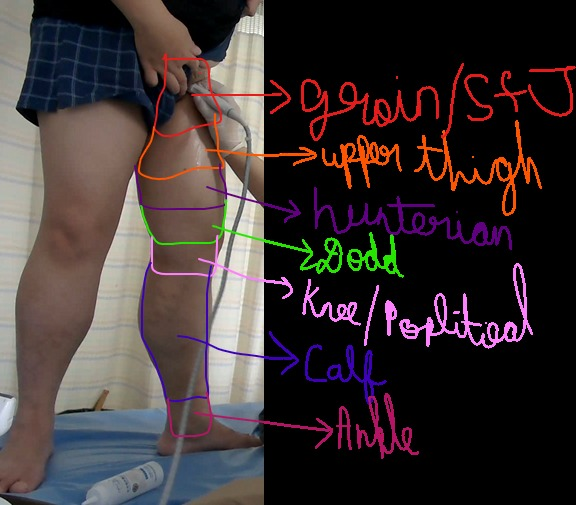
#> input picture Vein_Naming_System_Handover/Code/backend/reference_images/leg_level_landmarks.jpg, 576 x 505 px; its folder holds only this picture in this run
$ python -i knee_cv.py   (imports and definitions only)
#> lines starting #> are read from the running program, lines starting #| are printed output that depends on the picture; after the words box and inside, x2 and y2 are one past the last pixel; in counts of white or black regions, pixels touching at a corner belong together
"""
Classical CV (no ML/DL) knee-height detector -- ported from the validated scratchpad
prototype (knee_width_profile.py) after real-footage testing confirmed it correctly
locates the kneecap on 3 of 4 test frames (and honestly returns None on the 4th rather
than guessing wrong), a meaningful improvement over every VLM-based attempt at this
same judgment (all of which converged on the same wrong "calf" answer for a
user-confirmed-dodd frame, t=29s in the test clip).

Idea: the knee is anatomically the narrowest point of the leg's silhouette between the
thigh bulge (above) and the calf bulge (below) -- NOT the single narrowest point of the
whole visible leg (that's the ankle, confirmed as the first version's bug: it kept
locking onto the ankle since ankles are narrower than knees). Fixed version requires a
genuine valley -- a dip in width that is followed by a RISE again (the calf bulge)
before the leg ends; the ankle taper never rises again afterward (the leg just ends at
the foot), so this correctly excludes it.

Used as a zero-token landmark: draw the detected knee height as a line directly on the
frame and hand that to the VLM, turning "where is the knee" (a judgment the VLM
consistently got wrong on this patient's footage) into "is this point above or below
the drawn line" (a trivial perception task) -- see stage3_webcam_location.py.
"""
import cv2
import numpy as np


def skin_mask(frame_bgr: np.ndarray) -> np.ndarray:
    ycrcb = cv2.cvtColor(frame_bgr, cv2.COLOR_BGR2YCrCb)
    lower = np.array([0, 133, 77], dtype=np.uint8)
    upper = np.array([255, 173, 127], dtype=np.uint8)
    mask = cv2.inRange(ycrcb, lower, upper)
    mask = cv2.morphologyEx(mask, cv2.MORPH_OPEN, np.ones((5, 5), np.uint8))
    mask = cv2.morphologyEx(mask, cv2.MORPH_CLOSE, np.ones((9, 9), np.uint8))
    return mask


def leg_bbox(mask: np.ndarray, max_width_frac: float = 0.6):
    """Largest connected skin blob in the lower 3/4 of the frame -- assumed to be the
    scanned leg (faces/hands are usually smaller blobs or in the upper portion).

    max_width_frac: reject a candidate wider than this fraction of the frame -- a real
    single leg's silhouette should never span most of the frame width. Confirmed on
    real footage (not assumed): the doctor's bare arm/hand touching the patient's leg
    sometimes merges into one connected skin blob (their skin tones blend at the
    contact point), producing a nonsense combined shape -- one real case had a "leg"
    bbox spanning the ENTIRE 1920px frame width. Feeding the width-profile math a
    merged leg+arm blob produces a garbage knee line with no warning, which is worse
    than admitting failure -- so this rejects degenerate blobs outright and returns
    None (the caller falls back to the original VLM-only reasoning) rather than ship a
    confidently-wrong line."""
    h, w = mask.shape
    region = mask.copy()
    region[: h // 4, :] = 0
    n, labels, stats, centroids = cv2.connectedComponentsWithStats(region, connectivity=8)
    if n <= 1:
        return None
    areas = stats[1:, cv2.CC_STAT_AREA]
    # try candidates largest-to-smallest, skip any that fail the width sanity check
    order = np.argsort(areas)[::-1]
    for rank in order:
        idx = int(rank) + 1
        x, y, bw, bh, area = stats[idx]
        if bw <= w * max_width_frac:
            return int(x), int(y), int(bw), int(bh)
    return None


def _width_profile(mask: np.ndarray, x0: int, x1: int) -> np.ndarray:
    profile = []
    for row in mask[:, x0:x1]:
        cols = np.where(row > 0)[0]
        if len(cols) == 0:
            profile.append(0)
            continue
        splits = np.where(np.diff(cols) > 1)[0]
        runs = np.split(cols, splits + 1)
        profile.append(max(len(r) for r in runs))
    return np.array(profile)


def find_knee_y(frame_bgr: np.ndarray, y_search_start_frac: float = 0.15,
                 y_search_end_frac: float = 0.85, rise_frac: float = 0.12,
                 min_gap: int = 15):
    """Returns (knee_y_pixel_row, leg_bbox) or (None, leg_bbox) if no confident valley
    was found -- callers MUST treat None as "CV couldn't determine this, fall back",
    never as "no knee" or default to a guessed row."""
    return find_knee_y_from_mask(skin_mask(frame_bgr), y_search_start_frac, y_search_end_frac,
                                 rise_frac, min_gap)


def find_knee_y_from_mask(mask: np.ndarray, y_search_start_frac: float = 0.15,
                          y_search_end_frac: float = 0.85, rise_frac: float = 0.12,
                          min_gap: int = 15):
    """Same detector as find_knee_y, on an already-computed skin mask (so a temporally
    aggregated mask can be fed in -- see stable_knee_series)."""
    bbox = leg_bbox(mask)
    if bbox is None:
        return None, None
    x, y, bw, bh = bbox
    profile = _width_profile(mask, x, x + bw)
    y0, y1 = y + int(bh * y_search_start_frac), y + int(bh * y_search_end_frac)
    if y1 - y0 < 5:
        return None, bbox
    kernel = np.ones(9) / 9
    smoothed = np.convolve(profile, kernel, mode="same")
    search = smoothed[y0:y1]
    if len(search) == 0 or search.max() == 0:
        return None, bbox
    max_w = search.max()

    candidates = []
    for i in range(min_gap, len(search) - min_gap):
        window = search[i - min_gap: i + min_gap]
        if search[i] != window.min():
            continue
        after = search[i:]
        if len(after) == 0:
            continue
        rise = after.max() - search[i]
        if rise >= rise_frac * max_w:
            candidates.append((i, rise))

    if not candidates:
        return None, bbox
    best_i = min(candidates, key=lambda c: c[0])[0]
    return best_i + y0, bbox


# [38 lines left out: function foot_crop, not called in this run]


KNEE_LINE_COLOR_BGR = (0, 0, 255)  # red -- referenced by name in the VLM prompt


# [52 lines left out: functions draw_knee_line, occlusion_score, not called in this run]

OCCLUSION_SCORE_THRESHOLD = 0.15  # midpoint between the clean-frame ceiling (0.0 on
# every tested clean frame) and the confirmed-occlusion floor (0.301-0.362 on the 3
# frames this signal catches) -- wide margin either side, not a fragile cutoff.

# [75 lines left out: functions smooth_knee_series, stable_knee_series, not called in this run]

>>> import cv2
>>> picture = cv2.imread('reference_images/leg_level_landmarks.jpg')
#> picture is the input picture: shape (505, 576, 3); mean B, G, R 51.4, 50.8, 60.9
>>> result = find_knee_y(picture)
#> in skin_mask, `ycrcb = cv2.cvtColor(frame_bgr, cv2.COLOR_BGR2YCrCb)`: ycrcb: shape (505, 576, 3); mean of channels 0, 1, 2 53.9, 133, 126.6
#> in skin_mask, `mask = cv2.inRange(ycrcb, lower, upper)`:
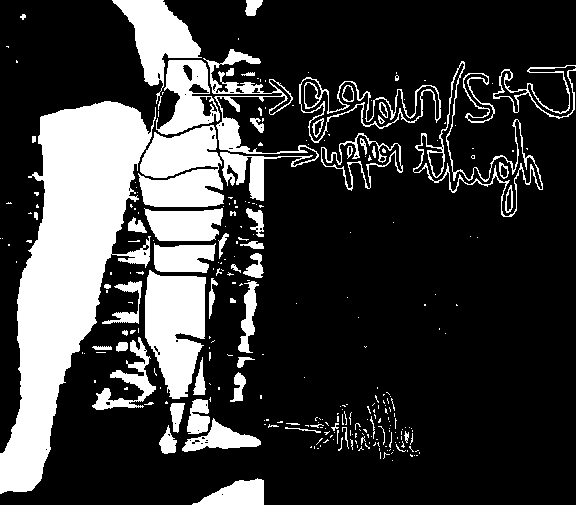
#> mask: shape (505, 576); 22.9% white; 287 white regions (223 under 20 px), largest, box (x1, y1, x2, y2) and area: (0, 101, 156, 494) 27290, (145, 270, 206, 399) 5672, (138, 125, 224, 207) 5369
#> in skin_mask, `mask = cv2.morphologyEx(mask, cv2.MORPH_OPEN, np.ones((5, 5), np.uint8))`:
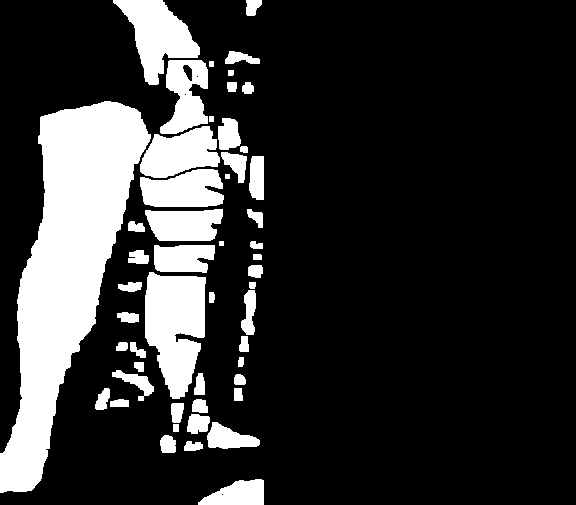
#> mask: shape (505, 576); 19.4% white; 51 white regions, largest, box (x1, y1, x2, y2) and area: (0, 101, 151, 493) 26676, (145, 272, 206, 399) 5605, (113, 0, 200, 85) 3635
#> in skin_mask, `mask = cv2.morphologyEx(mask, cv2.MORPH_CLOSE, np.ones((9, 9), np.uint..`:
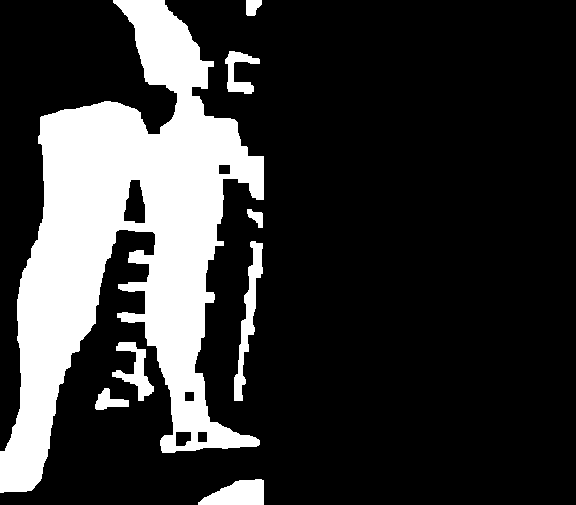
#> mask: shape (505, 576); 20.9% white; 8 white regions, largest, box (x1, y1, x2, y2) and area: (0, 0, 264, 493) 55728, (234, 241, 263, 401) 1486, (198, 479, 264, 505) 1217
#> in leg_bbox, `h, w = mask.shape`: h = 505; w = 576
#> in leg_bbox, `region[: h // 4, :] = 0`:
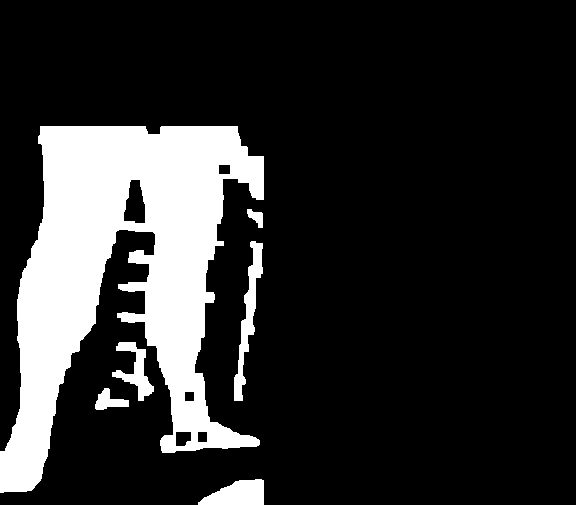
#> region: shape (505, 576); 17.8% white; 6 white regions, box (x1, y1, x2, y2) and area: (0, 126, 264, 493) 47451, (234, 241, 263, 401) 1486, (198, 479, 264, 505) 1217, (112, 342, 154, 401) 935, (95, 388, 129, 410) 394, (247, 209, 263, 228) 174
#> in leg_bbox, `n, labels, stats, centroids = cv2.connectedComponentsWithStats(region,..`:
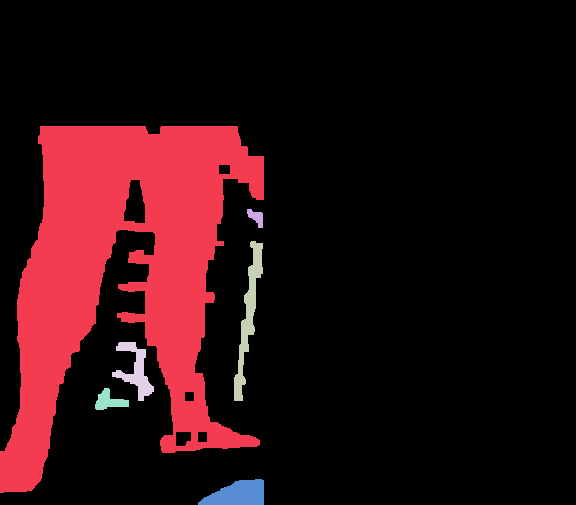
#> labels: shape (505, 576) int32; 7 distinct labels, from 0 to 6; one colour per label, 0 black
#> in leg_bbox, `n, labels, stats, centroids = cv2.connectedComponentsWithStats(region,..`: n = 7; stats = [[0, 0, 576, 505, 239223], [0, 126, 264, 367, 47451], [247, 209, 16, 19, 174], [234, 241, 29, 160, 1486], [112, 342, 42, 59, 935], [95, 388, 34, 22, 394], [198, 479, 66, 26, 1217]]; centroids = [[321.6, 246.4], [122.6, 268.5], [255.8, 216.9], [248, 316.1], [135.2, 370.1], [108.9, 400.8], [237.6, 493.9]]
#> in leg_bbox, `areas = stats[1:, cv2.CC_STAT_AREA]`: areas = [47451, 174, 1486, 935, 394, 1217]
#> in leg_bbox, `order = np.argsort(areas)[::-1]`: order = [0, 2, 5, 3, 4, 1]
#> the loop in leg_bbox, `for rank in order:` made 1 pass
#> (idx, x, y, bw, bh, area) on pass 1: (1, 0, 126, 264, 367, 47451)
#> in find_knee_y_from_mask, `bbox = leg_bbox(mask)`: bbox = (0, 126, 264, 367)
#> in find_knee_y_from_mask, `x, y, bw, bh = bbox`: x = 0; y = 126; bw = 264; bh = 367
#> the loop in _width_profile, `for row in mask[:, x0:x1]:` made 505 passes
#> splits on passes 1 to 3: [51], [51], [51]
#> after the loop in _width_profile, `for row in mask[:, x0:x1]:`: profile = 505 values, max 221 at index 156, min 15 at index 93, mean 77.11
#> in find_knee_y_from_mask, `y0, y1 = y + int(bh * y_search_start_frac), y + int(bh * y_search_end_..`: y0 = 181; y1 = 437
#> in find_knee_y_from_mask, `smoothed = np.convolve(profile, kernel, mode="same")`: smoothed = 505 values, max 221 at index 160, min 20.11 at index 96, mean 76.85
#> in find_knee_y_from_mask, `search = smoothed[y0:y1]`: search = 256 values, max 159.2 at index 44, min 36.33 at index 220, mean 70.65
#> in find_knee_y_from_mask, `max_w = search.max()`: max_w = 159.2
#> the loop in find_knee_y_from_mask, `for i in range(min_gap, len(search) - min_gap):` made 226 passes
#> rise on passes 19 to 21: 78, 78, 78
#> after the loop in find_knee_y_from_mask, `for i in range(min_gap, len(search) - min_gap):`: candidates = [(33, 78), (34, 78), (35, 78)]
#> in find_knee_y_from_mask, `best_i = min(candidates, key=lambda c: c[0])[0]`: best_i = 33
#> result = (214, (0, 126, 264, 367))

$ run again, on Vein_Naming_System_Handover/Code/backend/reference_images/reflux_dodd_confirmed.jpg
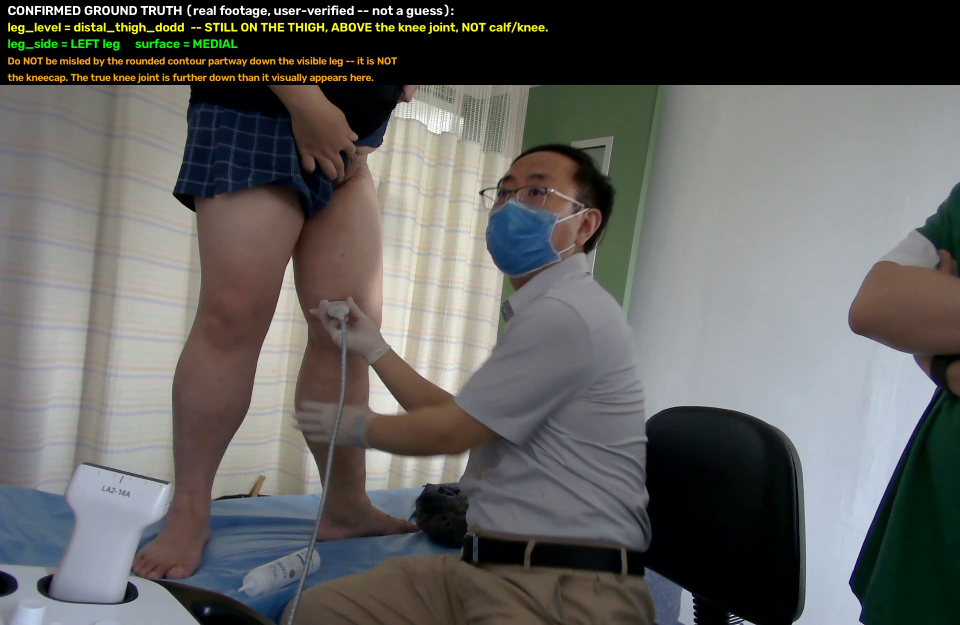
#> input picture Vein_Naming_System_Handover/Code/backend/reference_images/reflux_dodd_confirmed.jpg, 1920 x 1250 px (shown at 1/2 size)
#> picture is the input picture: shape (1250, 1920, 3); mean B, G, R 96.3, 98.5, 98.9
#> ycrcb: shape (1250, 1920, 3); mean of channels 0, 1, 2 98.3, 128.4, 126.8
#> in skin_mask, `mask = cv2.morphologyEx(mask, cv2.MORPH_CLOSE, np.ones((9, 9), np.uint..`:
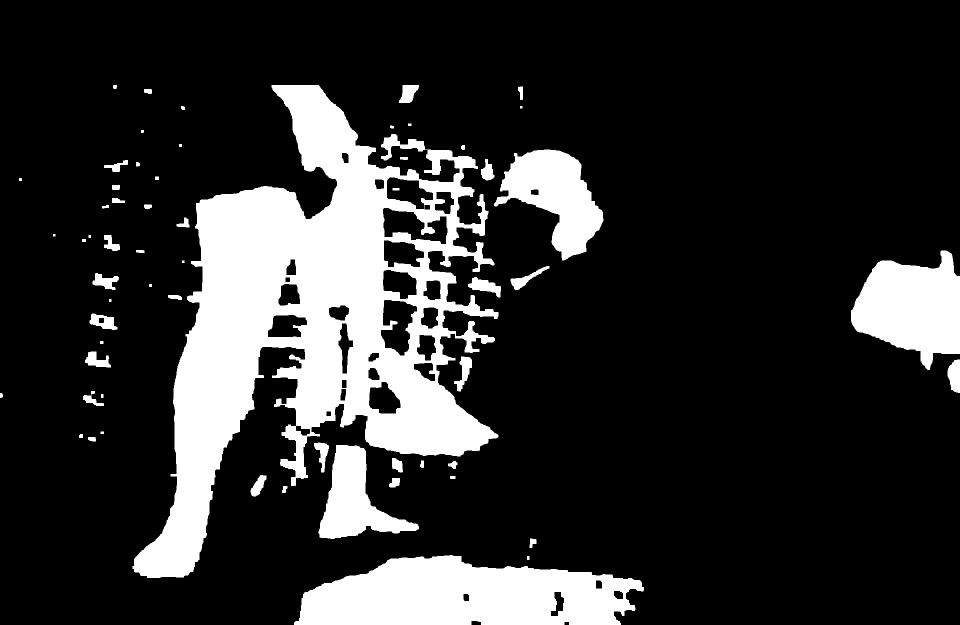
#> mask: shape (1250, 1920) (shown at 1/2 size); 18.4% white; 61 white regions, largest, box (x1, y1, x2, y2) and area: (265, 170, 997, 1156) 277604, (588, 1110, 1288, 1250) 71560, (1702, 501, 1920, 740) 34081
#> h = 1250; w = 1920
#> in leg_bbox, `n, labels, stats, centroids = cv2.connectedComponentsWithStats(region,..`:
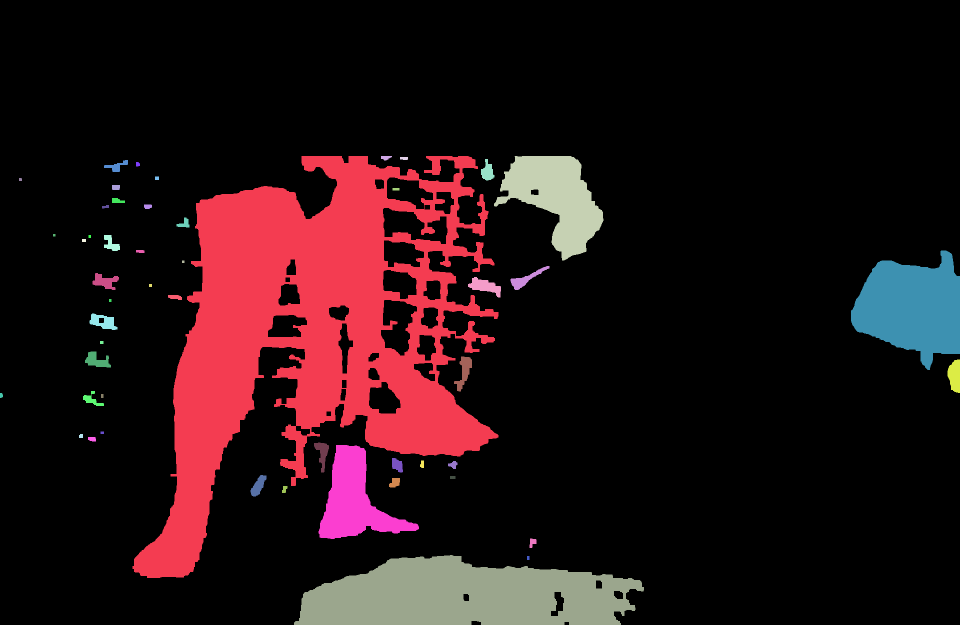
#> labels: shape (1250, 1920) int32 (shown at 1/2 size); 52 distinct labels, from 0 to 51; one colour per label, 0 black
#> n = 52; stats = 52 rows, first 6: [0, 0, 1920, 1250, 1979693], [265, 312, 732, 844, 259149], [762, 312, 22, 9, 139], [988, 312, 219, 209, 23410], [800, 314, 16, 6, 89], [962, 318, 27, 43, 706]; centroids = 52 pairs, first value 2.19 to 1909.2, second value 315 to 1191.8
#> areas = 51 values, max 259149 at index 0, min 25 at index 15, mean 8241.3
#> order = 51 values, max 50 at index 42, min 0 at index 0, mean 25
#> the loop in leg_bbox, `for rank in order:` made 1 pass
#> (idx, x, y, bw, bh, area) on pass 1: (1, 265, 312, 732, 844, 259149)
#> bbox = (265, 312, 732, 844)
#> in find_knee_y_from_mask, `x, y, bw, bh = bbox`: x = 265; y = 312; bw = 732; bh = 844
#> after the loop in _width_profile, `for row in mask[:, x0:x1]:`: profile = 1250 values, max 461 at index 480, min 0 at index 0, mean 165.1
#> y0 = 438; y1 = 1029
#> smoothed = 1250 values, max 416 at index 476, min 0 at index 0, mean 164.8
#> search = 591 values, max 416 at index 38, min 69 at index 536, mean 199.5
#> max_w = 416
#> the loop in find_knee_y_from_mask, `for i in range(min_gap, len(search) - min_gap):` made 561 passes
#> rise on passes 17, 47, 48: 44.11, 0, 0
#> after the loop in find_knee_y_from_mask, `for i in range(min_gap, len(search) - min_gap):`: candidates = [(85, 115), (107, 131.9), (137, 134.9), (138, 134.9), (166, 130.7), (200, 153), (201, 153), (202, 153), (262, 112.2), (263, 112.2), (330, 105.7), (354, 109), (384, 116.7), (536, 57.56)]
#> best_i = 85
#> result = (523, (265, 312, 732, 844))

$ run again, on Vein_Naming_System_Handover/Code/backend/reference_images/reflux_probe_vs_compression_hand.jpg
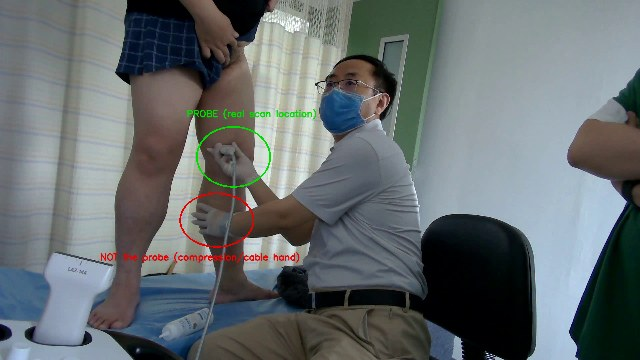
#> input picture Vein_Naming_System_Handover/Code/backend/reference_images/reflux_probe_vs_compression_hand.jpg, 640 x 360 px
#> picture is the input picture: shape (360, 640, 3); mean B, G, R 111.7, 109.9, 103.2
#> ycrcb: shape (360, 640, 3); mean of channels 0, 1, 2 108.1, 124.5, 130
#> in skin_mask, `mask = cv2.morphologyEx(mask, cv2.MORPH_CLOSE, np.ones((9, 9), np.uint..`:
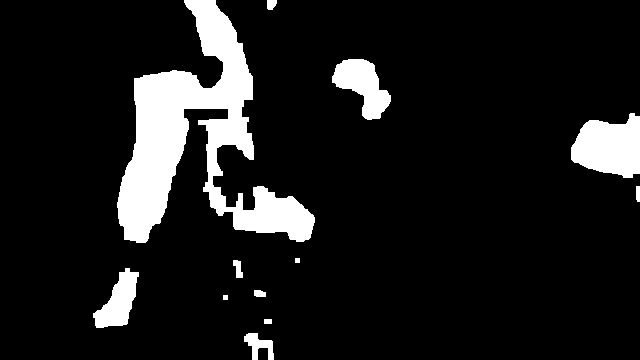
#> mask: shape (360, 640); 10.9% white; 12 white regions, largest, box (x1, y1, x2, y2) and area: (117, 0, 315, 243) 17659, (571, 113, 640, 178) 3296, (332, 59, 391, 120) 1943
#> h = 360; w = 640
#> region: shape (360, 640); 8.6% white; 11 white regions, largest, box (x1, y1, x2, y2) and area: (117, 90, 315, 243) 13502, (571, 113, 640, 178) 3296, (93, 268, 139, 328) 1456
#> in leg_bbox, `n, labels, stats, centroids = cv2.connectedComponentsWithStats(region,..`:
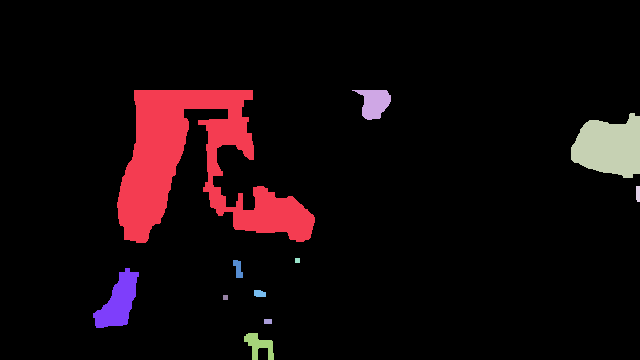
#> labels: shape (360, 640) int32; 12 distinct labels, from 0 to 11; one colour per label, 0 black
#> n = 12; stats = [[0, 0, 640, 360, 210647], [117, 90, 198, 153, 13502], [352, 90, 39, 30, 726], [571, 113, 69, 65, 3296], [636, 186, 4, 16, 62], [295, 258, 5, 5, 25], [233, 260, 10, 18, 117], [93, 268, 46, 60, 1456], [254, 290, 12, 7, 74], [223, 295, 5, 5, 25], [264, 319, 8, 5, 40], [244, 333, 30, 27, 430]]; centroids = [[324.2, 179.9], [195.7, 164.8], [374, 102.6], [609.1, 146.6], [637.5, 193.3], [297, 260], [237.7, 268.4], [118.2, 301.6], [259.2, 293.2], [225, 297], [267.5, 321], [258.7, 345.1]]
#> areas = [13502, 726, 3296, 62, 25, 117, 1456, 74, 25, 40, 430]
#> order = [0, 2, 6, 1, 10, 5, 7, 3, 9, 8, 4]
#> the loop in leg_bbox, `for rank in order:` made 1 pass
#> (idx, x, y, bw, bh, area) on pass 1: (1, 117, 90, 198, 153, 13502)
#> bbox = (117, 90, 198, 153)
#> in find_knee_y_from_mask, `x, y, bw, bh = bbox`: x = 117; y = 90; bw = 198; bh = 153
#> the loop in _width_profile, `for row in mask[:, x0:x1]:` made 360 passes
#> splits on passes 1 to 3: [31], [31], [31]
#> after the loop in _width_profile, `for row in mask[:, x0:x1]:`: profile = 360 values, max 119 at index 88, min 0 at index 243, mean 39.26
#> y0 = 112; y1 = 220
#> smoothed = 360 values, max 119 at index 92, min 0 at index 247, mean 39.14
#> search = 108 values, max 82.89 at index 102, min 48 at index 1, mean 53.37
#> max_w = 82.89
#> the loop in find_knee_y_from_mask, `for i in range(min_gap, len(search) - min_gap):` made 78 passes
#> rise on passes 31, 32, 68, 69, 71: 34, 34, 33.44, 33.44, 33.44
#> after the loop in find_knee_y_from_mask, `for i in range(min_gap, len(search) - min_gap):`: candidates = [(45, 34), (46, 34), (82, 33.44), (83, 33.44), (85, 33.44)]
#> best_i = 45
#> result = (157, (117, 90, 198, 153))
